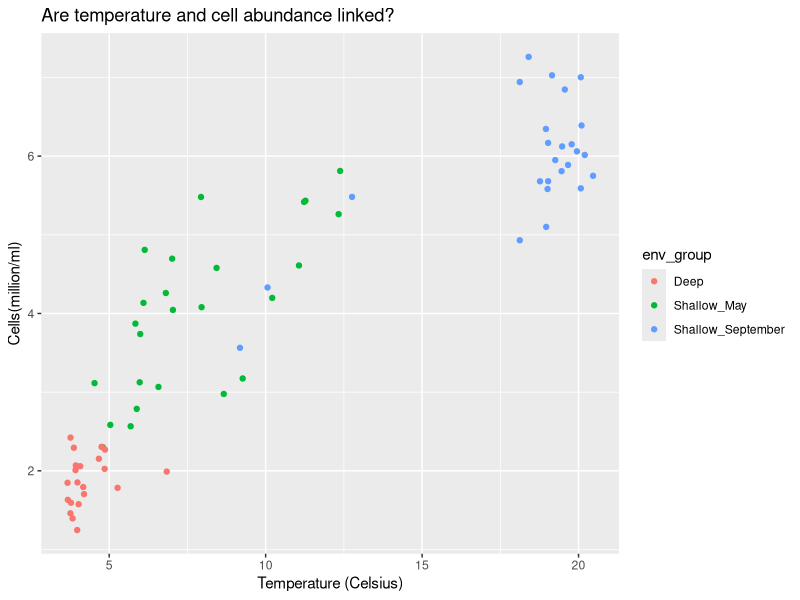

Write R code to recreate this figure.
## ---- chunk 1
knitr::opts_chunk$set(echo = TRUE)
## ---- chunk 2
library(tidyverse)
## ---- chunk 3
sample_and_taxon <- read_csv("data/sample_and_taxon.csv")
## ---- chunk 4
ggplot(data = sample_and_taxon) + 
  aes(x = temperature, y = cells_per_ml/1000000, color=env_group) +
  geom_point() +
  labs(x = "Temperature (Celsius)", y = "Cells(million/ml)",
       title= "Are temperature and cell abundance linked?")
## ---- chunk 5
nSamples <- sample_and_taxon %>%
  select(sample_id) %>%
  n_distinct()

minTemp <- sample_and_taxon %>%
  summarise(round(min(temperature))) %>%
  pull()

maxTemp <- sample_and_taxon %>%
  summarise(round(max(temperature))) %>%
  pull()
